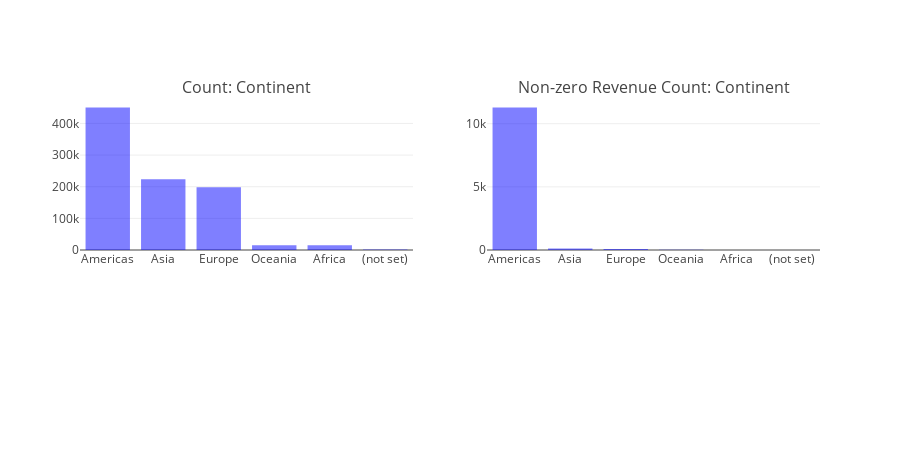
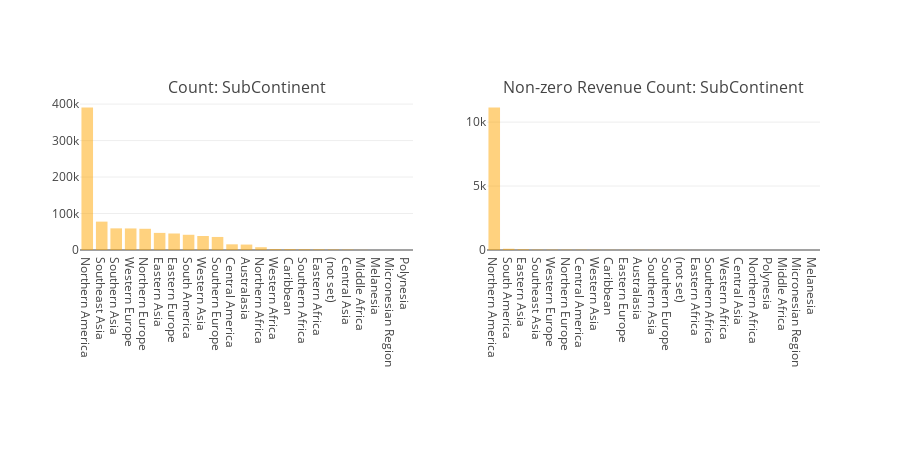

The notebook cell these images were saved under, in order:
### Code cell
#GEOGRAPHY ATTRIBUTES

fig1 = tools.make_subplots(rows=1, cols=2, subplot_titles=["Count: Continent", "Non-zero Revenue Count: Continent"], print_grid=False)

trs1 = []

tmp1 = train_df.groupby('geoNetwork_continent').agg({"totals_transactionRevenue": "size"}).reset_index().rename(columns={"totals_transactionRevenue" : "Count"})
tmp1 = tmp1.dropna().sort_values("Count", ascending = False)
tr1 = go.Bar(y = tmp1["Count"], orientation="v", marker=dict(opacity=0.5, color="blue"), x= tmp1['geoNetwork_continent'])
trs1.append(tr1)

tmp1 = train_df.groupby('geoNetwork_continent').agg({"totals_transactionRevenue": "count"}).reset_index().rename(columns={"totals_transactionRevenue" : "Non-zero Revenue Count"})
tmp1 = tmp1.dropna().sort_values("Non-zero Revenue Count", ascending = False)
tr1 = go.Bar(y = tmp1["Non-zero Revenue Count"], orientation="v", marker=dict(opacity=0.5, color="blue"), x= tmp1['geoNetwork_continent'])
trs1.append(tr1)

fig1.append_trace(trs1[0], 1, 1)
fig1.append_trace(trs1[1], 1, 2)
fig1['layout'].update(height=450, margin=dict(b=200), showlegend=False)
py.iplot(fig1)

fig2 = tools.make_subplots(rows=1, cols=2, subplot_titles=["Count: SubContinent", "Non-zero Revenue Count: SubContinent"], print_grid=False)

trs2 = []

tmp2 = train_df.groupby('geoNetwork_subContinent').agg({"totals_transactionRevenue": "size"}).reset_index().rename(columns={"totals_transactionRevenue" : "Count"})
tmp2 = tmp2.dropna().sort_values("Count", ascending = False)
tr2 = go.Bar(y = tmp2["Count"], orientation="v", marker=dict(opacity=0.5, color="orange"), x= tmp2['geoNetwork_subContinent'])
trs2.append(tr2)

tmp2 = train_df.groupby('geoNetwork_subContinent').agg({"totals_transactionRevenue": "count"}).reset_index().rename(columns={"totals_transactionRevenue" : "Non-zero Revenue Count"})
tmp2 = tmp2.dropna().sort_values("Non-zero Revenue Count", ascending = False)
tr2 = go.Bar(y = tmp2["Non-zero Revenue Count"], orientation="v", marker=dict(opacity=0.5, color="orange"), x= tmp2['geoNetwork_subContinent'])
trs2.append(tr2)

fig2.append_trace(trs2[0], 1, 1)
fig2.append_trace(trs2[1], 1, 2)
fig2['layout'].update(height=450, margin=dict(b=200), showlegend=False)
py.iplot(fig2)

### Figure 1 — Plotly figure (JSON) as saved in the notebook; plotly's stock layout.template omitted (floating-point values rounded to 4 significant figures)
{"data": [{"marker": {"color": "blue", "opacity": 0.5}, "orientation": "v", "type": "bar", "uid": "05e25f4c-d67c-11e8-ba1a-f018980880e6", "x": ["Americas", "Asia", "Europe", "Oceania", "Africa", "(not set)"], "xaxis": "x", "y": [450377, 223698, 198311, 15054, 14745, 1468], "yaxis": "y"}, {"marker": {"color": "blue", "opacity": 0.5}, "orientation": "v", "type": "bar", "uid": "05e2e126-d67c-11e8-ad07-f018980880e6", "x": ["Americas", "Asia", "Europe", "Oceania", "Africa", "(not set)"], "xaxis": "x2", "y": [11283, 125, 79, 14, 8, 6], "yaxis": "y2"}], "layout": {"annotations": [{"font": {"size": 16}, "showarrow": false, "text": "Count: Continent", "x": 0.225, "xanchor": "center", "xref": "paper", "y": 1, "yanchor": "bottom", "yref": "paper"}, {"font": {"size": 16}, "showarrow": false, "text": "Non-zero Revenue Count: Continent", "x": 0.775, "xanchor": "center", "xref": "paper", "y": 1, "yanchor": "bottom", "yref": "paper"}], "height": 450, "margin": {"b": 200}, "showlegend": false, "xaxis": {"anchor": "y", "domain": [0, 0.45]}, "xaxis2": {"anchor": "y2", "domain": [0.55, 1]}, "yaxis": {"anchor": "x", "domain": [0, 1]}, "yaxis2": {"anchor": "x2", "domain": [0, 1]}}}

### Figure 2 — Plotly figure (JSON) as saved in the notebook; plotly's stock layout.template omitted (floating-point values rounded to 4 significant figures)
{"data": [{"marker": {"color": "orange", "opacity": 0.5}, "orientation": "v", "type": "bar", "uid": "06236b92-d67c-11e8-9778-f018980880e6", "x": ["Northern America", "Southeast Asia", "Southern Asia", "Western Europe", "Northern Europe", "Eastern Asia", "Eastern Europe", "South America", "Western Asia", "Southern Europe", "Central America", "Australasia", "Northern Africa", "Western Africa", "Caribbean", "Southern Africa", "Eastern Africa", "(not set)", "Central Asia", "Middle Africa", "Melanesia", "Micronesian Region", "Polynesia"], "xaxis": "x", "y": [390657, 77800, 59321, 59114, 58168, 46919, 45249, 41731, 38443, 35780, 15583, 14893, 7683, 2573, 2406, 2169, 1927, 1468, 1215, 393, 81, 55, 25], "yaxis": "y"}, {"marker": {"color": "orange", "opacity": 0.5}, "orientation": "v", "type": "bar", "uid": "0623e630-d67c-11e8-a45d-f018980880e6", "x": ["Northern America", "South America", "Eastern Asia", "Southeast Asia", "Western Europe", "Northern Europe", "Central America", "Western Asia", "Caribbean", "Eastern Europe", "Australasia", "Southern Asia", "Southern Europe", "(not set)", "Eastern Africa", "Southern Africa", "Western Africa", "Central Asia", "Northern Africa", "Polynesia", "Middle Africa", "Micronesian Region", "Melanesia"], "xaxis": "x2", "y": [11143, 98, 59, 32, 30, 27, 26, 21, 16, 14, 14, 11, 8, 6, 3, 2, 2, 2, 1, 0, 0, 0, 0], "yaxis": "y2"}], "layout": {"annotations": [{"font": {"size": 16}, "showarrow": false, "text": "Count: SubContinent", "x": 0.225, "xanchor": "center", "xref": "paper", "y": 1, "yanchor": "bottom", "yref": "paper"}, {"font": {"size": 16}, "showarrow": false, "text": "Non-zero Revenue Count: SubContinent", "x": 0.775, "xanchor": "center", "xref": "paper", "y": 1, "yanchor": "bottom", "yref": "paper"}], "height": 450, "margin": {"b": 200}, "showlegend": false, "xaxis": {"anchor": "y", "domain": [0, 0.45]}, "xaxis2": {"anchor": "y2", "domain": [0.55, 1]}, "yaxis": {"anchor": "x", "domain": [0, 1]}, "yaxis2": {"anchor": "x2", "domain": [0, 1]}}}
